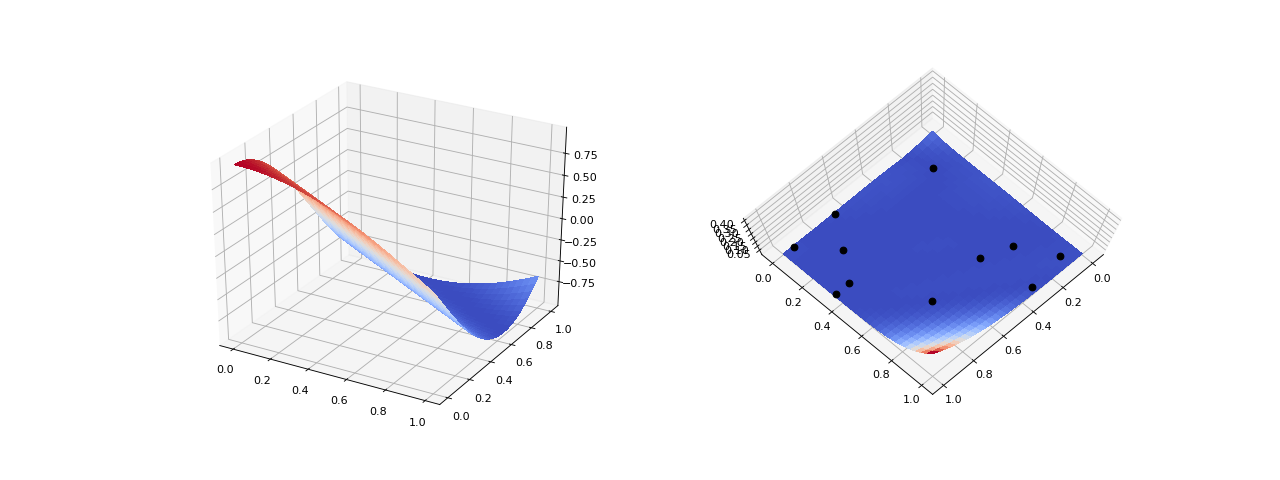

Recreate this plot in Python.
plot_limits = [0,1,0,1]
num_pts_1d = 30
from pyapprox.configure_plots import *
from pyapprox.visualization import plot_surface, get_meshgrid_function_data

fig = plt.figure(figsize=(2*8,6))
ax=fig.add_subplot(1,2,1,projection='3d')
X,Y,Z = get_meshgrid_function_data(model, plot_limits, num_pts_1d)
plot_surface(X,Y,Z,ax)

ax=fig.add_subplot(1,2,2,projection='3d')
error = lambda x: np.absolute(model(x)-poly(x))
X,Y,Z = get_meshgrid_function_data(error, plot_limits, num_pts_1d)
plot_surface(X,Y,Z,ax)
offset = -(Z.max()-Z.min())/2
ax.plot(train_samples[0,:],train_samples[1,:],
#offset*np.ones(train_samples.shape[1]),'o',zorder=100,color='b')
error(train_samples)[:,0],'o',zorder=100,color='k')
ax.view_init(80, 45)
plt.show()
